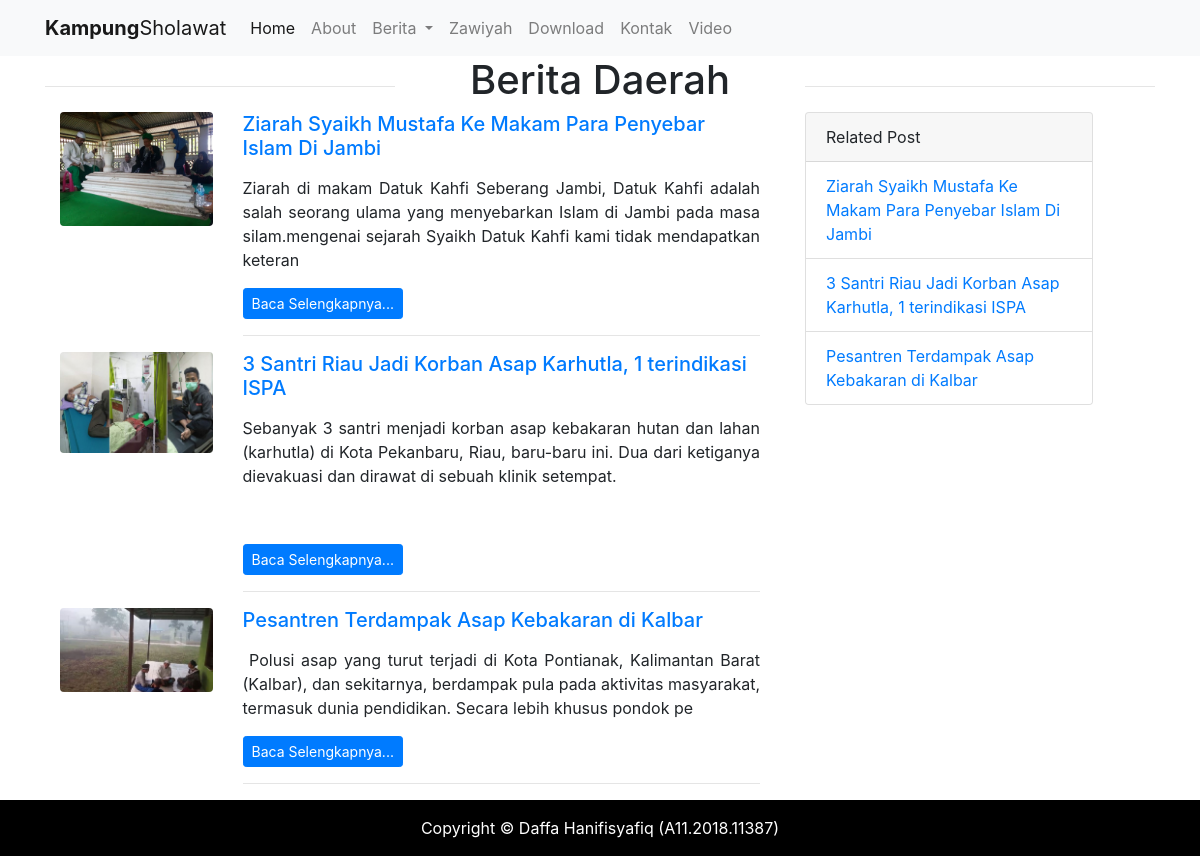
The app's page /daerah.php with its own data.
### tables this page shows
CREATE TABLE `tb_berita` (
  `id` int(11) NOT NULL,
  `img` varchar(100) NOT NULL,
  `judul` varchar(200) NOT NULL,
  `kategori` varchar(200) NOT NULL,
  `isi_berita` longtext NOT NULL,
  `video` varchar(100) NOT NULL,
  `tanggal` varchar(20) NOT NULL
);

### daerah.php (the view, shortened to what this page needs)
<?php
require 'admin/functions.php';
$berita = mysqli_query($conn, "SELECT * FROM tb_berita WHERE kategori = 'Daerah'");
?>
<!DOCTYPE html>
<html lang="en">
<head>
    <link rel="stylesheet" href="assets\style.css">
    <link rel="stylesheet" href="assets\css\bootstrap.min.css">
</head>
<body>
    <?php include('header.php') ?>
    <div class="container">
        <div class="row">
            <div class="col">
                <hr size='100px' width='100%' align='right' style="margin: 30px 0 0 0;">
            </div>
            <div class="col">
                <h1 class="text-center">Berita Daerah</h1>
            </div>
            <div class="col">
                <hr size='100px' width='100%' align='right' style="margin: 30px 0 0 0;">
            </div>
        </div>
        <div class="row">
            <div class="col-8">
                <div class="card-group">
                    <?php foreach ($berita as $news) : ?>
                        <div class="col-md-3">
                            <a href="#">
                                <center>
                                    <img class="img-fluid rounded mb-3 mb-md-0" src="admin/image/<?= $news["img"]; ?>" alt="" style="width: 100%; height:100%;">
                                </center>
                            </a>
                        </div>
                        <div class="col-md-9">
                            <a href="post.php?id=<?= $news["id"]; ?>">
                                <h5>
                                    <?= $news["judul"]; ?>
                                </h5>
                            </a>
                            <div class=" text-justify">
                                <p>
                                    <?php
                                    echo substr($news['isi_berita'], 0, 200);
                                    ?>
                                </p>
                            </div>
                            <a class="btn btn-sm btn-primary" href="post.php?id=<?= $news["id"]; ?>">Baca Selengkapnya...</a>
                            <hr>
                        </div>
                    <?php endforeach; ?>
                </div>
            </div>
            <div class="col-4">
                <div class="card" style="width: 18rem;">
                    <div class="card-header">
                        Related Post
                    </div>
                    <ul class="list-group list-group-flush">
                        <?php foreach ($berita as $news) : ?>
                            <li class="list-group-item">
                                <a href="post.php?id=<?= $news["id"]; ?>">
                                    <?= $news["judul"]; ?>
                                </a>
                            </li>
                        <?php endforeach; ?>
                    </ul>
                </div>
            </div>
        </div>
    </div>
    <?php include('footer.php') ?>
</body>
</html>

### records on screen
tb_berita: img (picture), judul "Ziarah Syaikh Mustafa Ke Makam Para Penyebar Islam Di Jambi", isi_berita "Ziarah di makam Datuk Kahfi Seberang Jambi, Datuk Kahfi adalah salah seorang ulama yang menyebarkan Islam di Jambi pada masa silam.mengenai sejarah Syaikh Datuk Kahfi kami tidak mendapatkan keteran"
tb_berita: img (picture), judul "3 Santri Riau Jadi Korban Asap Karhutla, 1 terindikasi ISPA", isi_berita "Sebanyak 3 santri menjadi korban asap kebakaran hutan dan lahan (karhutla) di Kota Pekanbaru, Riau, baru-baru ini. Dua dari ketiganya dievakuasi dan dirawat di sebuah klinik setempat."
tb_berita: img (picture), judul "Pesantren Terdampak Asap Kebakaran di Kalbar", isi_berita "Polusi asap yang turut terjadi di Kota Pontianak, Kalimantan Barat (Kalbar), dan sekitarnya, berdampak pula pada aktivitas masyarakat, termasuk dunia pendidikan. Secara lebih khusus pondok pe"
